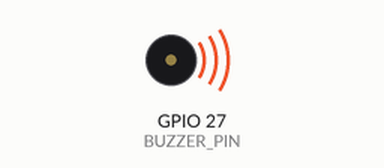
This sketch was run on a simulated ESP32. Parts: buzzer (waves = sounding).

Above: at 0.2 s.
At 3.0 s:
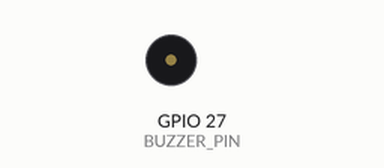
Timing chart, 0 to 7.2 s (numbered marks = the images above):
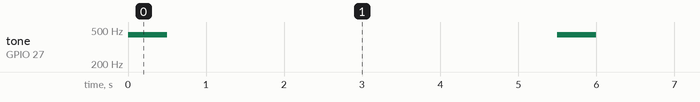

Measured:
- by itself, tone on GPIO 27 (BUZZER_PIN): alternates 440 Hz for 0.50 s and silent for 5.0 s

The sketch:

IIS-02-acoustic-sensing.ino
```cpp
#define BUZZER_PIN 27

void setup() {
  pinMode(BUZZER_PIN, OUTPUT);
}

void loop() {
  int hrtz = 440;
  tone(BUZZER_PIN, hrtz);
  delay(500);
  noTone(BUZZER_PIN);
  delay(5000);
}
```
